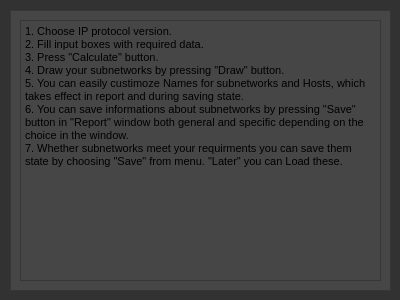
<?xml version="1.0" encoding="UTF-8"?>
<ui version="4.0">
 <class>ManualDialog</class>
 <widget class="QDialog" name="ManualDialog">
  <property name="geometry">
   <rect>
    <x>0</x>
    <y>0</y>
    <width>400</width>
    <height>300</height>
   </rect>
  </property>
  <property name="sizePolicy">
   <sizepolicy hsizetype="Fixed" vsizetype="Fixed">
    <horstretch>0</horstretch>
    <verstretch>0</verstretch>
   </sizepolicy>
  </property>
  <property name="maximumSize">
   <size>
    <width>400</width>
    <height>300</height>
   </size>
  </property>
  <property name="windowTitle">
   <string>Manual</string>
  </property>
  <property name="windowIcon">
   <iconset resource="resources.qrc">
    <normaloff>:/resources/icons/manual.ico</normaloff>:/resources/icons/manual.ico</iconset>
  </property>
  <property name="styleSheet">
   <string notr="true">background-color: rgb(50, 50, 50);</string>
  </property>
  <widget class="QFrame" name="frame">
   <property name="geometry">
    <rect>
     <x>10</x>
     <y>10</y>
     <width>381</width>
     <height>281</height>
    </rect>
   </property>
   <property name="font">
    <font>
     <weight>50</weight>
     <bold>false</bold>
    </font>
   </property>
   <property name="styleSheet">
    <string notr="true">background-color: rgb(70, 70, 70)</string>
   </property>
   <property name="frameShape">
    <enum>QFrame::StyledPanel</enum>
   </property>
   <property name="frameShadow">
    <enum>QFrame::Raised</enum>
   </property>
   <widget class="QTextEdit" name="textEdit">
    <property name="geometry">
     <rect>
      <x>10</x>
      <y>10</y>
      <width>361</width>
      <height>261</height>
     </rect>
    </property>
    <property name="readOnly">
     <bool>true</bool>
    </property>
    <property name="html">
     <string>&lt;!DOCTYPE HTML PUBLIC &quot;-//W3C//DTD HTML 4.0//EN&quot; &quot;http://www.w3.org/TR/REC-html40/strict.dtd&quot;&gt;
&lt;html&gt;&lt;head&gt;&lt;meta name=&quot;qrichtext&quot; content=&quot;1&quot; /&gt;&lt;style type=&quot;text/css&quot;&gt;
p, li { white-space: pre-wrap; }
&lt;/style&gt;&lt;/head&gt;&lt;body style=&quot; font-family:'MS Shell Dlg 2'; font-size:8.25pt; font-weight:400; font-style:normal;&quot;&gt;
&lt;p style=&quot; margin-top:0px; margin-bottom:0px; margin-left:0px; margin-right:0px; -qt-block-indent:0; text-indent:0px;&quot;&gt;1. Choose IP protocol version.&lt;/p&gt;
&lt;p style=&quot; margin-top:0px; margin-bottom:0px; margin-left:0px; margin-right:0px; -qt-block-indent:0; text-indent:0px;&quot;&gt;2. Fill input boxes with required data.&lt;/p&gt;
&lt;p style=&quot; margin-top:0px; margin-bottom:0px; margin-left:0px; margin-right:0px; -qt-block-indent:0; text-indent:0px;&quot;&gt;3. Press &amp;quot;Calculate&amp;quot; button.&lt;/p&gt;
&lt;p style=&quot; margin-top:0px; margin-bottom:0px; margin-left:0px; margin-right:0px; -qt-block-indent:0; text-indent:0px;&quot;&gt;4. Draw your subnetworks by pressing &amp;quot;Draw&amp;quot; button.&lt;/p&gt;
&lt;p style=&quot; margin-top:0px; margin-bottom:0px; margin-left:0px; margin-right:0px; -qt-block-indent:0; text-indent:0px;&quot;&gt;5. You can easily custimoze Names for subnetworks and Hosts, which takes effect in report and during saving state.&lt;/p&gt;
&lt;p style=&quot; margin-top:0px; margin-bottom:0px; margin-left:0px; margin-right:0px; -qt-block-indent:0; text-indent:0px;&quot;&gt;6. You can save informations about subnetworks by pressing &amp;quot;Save&amp;quot; button in &amp;quot;Report&amp;quot; window both general and specific depending on the choice in the window.&lt;/p&gt;
&lt;p style=&quot; margin-top:0px; margin-bottom:0px; margin-left:0px; margin-right:0px; -qt-block-indent:0; text-indent:0px;&quot;&gt;7. Whether subnetworks meet your requirments you can save them state by choosing &amp;quot;Save&amp;quot; from menu. &amp;quot;Later&amp;quot; you can Load these.&lt;/p&gt;&lt;/body&gt;&lt;/html&gt;</string>
    </property>
   </widget>
  </widget>
 </widget>
 <resources>
  <include location="resources.qrc"/>
 </resources>
 <connections/>
</ui>
